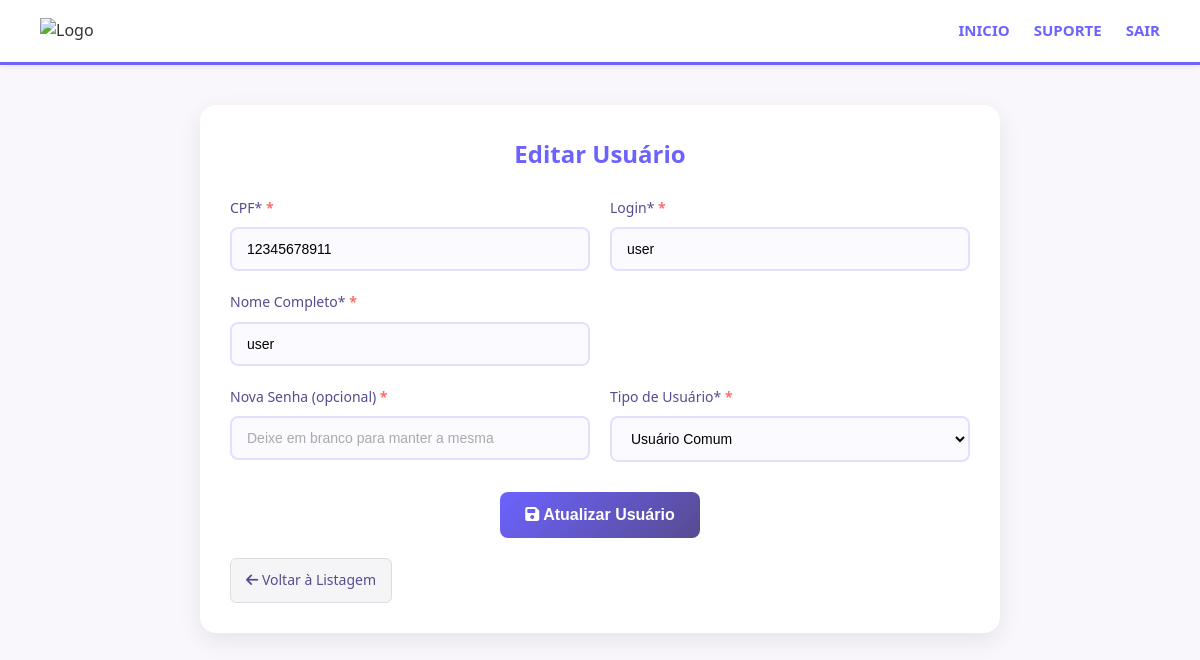
The page /app/c_admin/atualizar_usuario.php?id=2 (signed in) on the database its author committed.
### tables this page shows
CREATE TABLE `usuarios` (
  `id` int NOT NULL AUTO_INCREMENT,
  `cpf` varchar(45) NOT NULL,
  `login` varchar(60) NOT NULL,
  `senha` varchar(300) NOT NULL,
  `nm_usuario` varchar(45) NOT NULL,
  `tipo` varchar(45) NOT NULL DEFAULT 'user',
  PRIMARY KEY (`id`)
);

### classes/db.class.php (called while the page is built)
<?php
class DB
{
    public static function connect()
    {
        $host = '127.0.0.1';
        $port = 3333;
        $user = 'root';
        $pass = 'hants12';
        $base = 'vivenciar';
        try {
            $pdo = new PDO("mysql:host={$host};port={$port};dbname={$base};charset=UTF8", $user, $pass);
            $pdo->setAttribute(PDO::ATTR_ERRMODE, PDO::ERRMODE_EXCEPTION);
            return $pdo;
        } catch (PDOException $e) {
            die("Erro na conexão com o banco de dados: " . $e->getMessage());
        }
    }
}

### app/c_admin/classes/gest-user.class.php (called while the page is built, shortened)
<?php
class GestUser
{
    private $db;
    public function __construct()
    {
        try {
            $this->db = DB::connect();
        } catch (Exception $e) {
            throw new Exception("Erro na conexão com o banco de dados: " . $e->getMessage());
        }
    }
    public function buscarPorId($id)
    {
        $stmt = $this->db->prepare("SELECT id, cpf, login, nm_usuario, tipo FROM usuarios WHERE id = ? LIMIT 1");
        $stmt->execute([$id]);
        return $stmt->fetch(PDO::FETCH_ASSOC);
    }
}
?>

### app/c_admin/atualizar_usuario.php (the view, shortened to what this page needs)
<?php
include "classes/gest-user.class.php";
include "../../classes/db.class.php";
$id = isset($_GET['id']) ? (int)$_GET['id'] : 0;
$usuario = new GestUser();
$usuarioAtual = $usuario->buscarPorId($id);
?>
<!DOCTYPE html>
<html lang="pt-BR">
<head>
    <link rel="stylesheet" href="src/style.css">
    <link rel="stylesheet" href="https://cdnjs.cloudflare.com/ajax/libs/font-awesome/6.6.0/css/all.min.css">
</head>
<body>
    <header>
        <div class="logo">
            <img src="#" alt="Logo">
        </div>
        <nav>
            <ul>
                <li><a href="./">INICIO</a></li>
                <li><a href="#">SUPORTE</a></li>
                <li><a href="?sair">SAIR</a></li>
            </ul>
        </nav>
    </header>
    <section class="simple-box">
        <h2>Editar Usuário</h2>
        <div class="form-container">
            <form action="" method="POST">
                <div class="form-row">
                    <div class="form-group">
                        <label for="cpf">CPF*</label>
                        <input required type="text" id="cpf" name="cpf" required maxlength="11" placeholder="Digite o CPF"
                               value="<?php echo htmlspecialchars($usuarioAtual['cpf']); ?>">
                    </div>
                    <div class="form-group">
                        <label for="login">Login*</label>
                        <input required type="text" id="login" name="login" required maxlength="60" placeholder="Digite o login"
                               value="<?php echo htmlspecialchars($usuarioAtual['login']); ?>">
                    </div>
                    <div class="form-group">
                        <label for="nm_usuario">Nome Completo*</label>
                        <input required type="text" id="nm_usuario" name="nm_usuario" required maxlength="45" placeholder="Digite o nome"
                               value="<?php echo htmlspecialchars($usuarioAtual['nm_usuario']); ?>">
                    </div>
                </div>
                <div class="form-row">
                    <div class="form-group">
                        <label for="senha">Nova Senha (opcional)</label>
                        <input type="password" id="senha" name="senha" maxlength="30" placeholder="Deixe em branco para manter a mesma">
                    </div>
                    <div class="form-group">
                        <label for="tipo">Tipo de Usuário*</label>
                        <select required id="tipo" name="tipo" required>
                            <option value="user" <?php echo ($usuarioAtual['tipo'] == 'user' ? 'selected' : ''); ?>>Usuário Comum</option>
                        </select>
                    </div>
                </div>
                <button type="submit" class="btn-add">
                    <i class="fas fa-save"></i> Atualizar Usuário
                </button>
            </form>
        </div>
        <div style="margin-top: 20px;">
            <a href="index.php" class="btn-clear">
                <i class="fas fa-arrow-left"></i> Voltar à Listagem
            </a>
        </div>
    </section>
</body>
</html>

### app/c_admin/src/style.css (style rules this page uses)
* { margin: 0; padding: 0; box-sizing: border-box; }
body { font-family: 'Segoe UI', Tahoma, Geneva, Verdana, sans-serif; background-color: #f9f6fc; color: #333; line-height: 1.6; }
header { display: flex; justify-content: space-between; align-items: center; padding: 18px 40px; background: white; box-shadow: 0 2px 6px rgba(0, 0, 0, 0.08); border-bottom: 3px solid #6c63ff; position: sticky; top: 0; z-index: 100; }
.logo img { width: 120px; height: auto; }
nav ul { list-style: none; display: flex; gap: 24px; padding: 0; margin: 0; }
nav ul li a { text-decoration: none; color: #6c63ff; font-weight: 600; font-size: 15px; transition: color 0.2s ease; }
.simple-box { max-width: 800px; margin: 40px auto; padding: 30px; background: white; border-radius: 16px; box-shadow: 0 8px 24px rgba(0, 0, 0, 0.08); overflow: hidden; }
.simple-box h2 { color: #6c63ff; font-size: 24px; margin-bottom: 24px; text-align: center; font-weight: 600; }
.form-container { margin-top: 20px; }
.form-row { display: grid; grid-template-columns: repeat(auto-fit, minmax(250px, 1fr)); gap: 20px; margin-bottom: 20px; }
.form-group { display: flex; flex-direction: column; }
.form-group label { color: #574b90; font-weight: 500; margin-bottom: 8px; font-size: 14px; }
.form-group input, .form-group select { padding: 12px 15px; border: 2px solid #e1e1ff; border-radius: 8px; font-size: 14px; transition: all 0.3s ease; background: #fafaff; }
.form-group input::placeholder { color: #aaa; }
.btn-add { background: linear-gradient(135deg, #6c63ff 0%, #574b90 100%); color: white; border: none; padding: 14px 25px; border-radius: 8px; font-size: 16px; font-weight: 600; cursor: pointer; transition: all 0.3s ease; width: 100%; max-width: 200px; margin: 30px auto 0; display: block; }
.form-group label::after { content: " *"; color: #ff6b6b; font-weight: bold; }
.btn-clear { background: #f5f5f7; color: #574b90; text-decoration: none; border: 1px solid #ddd; border-radius: 6px; padding: 10px 15px; font-size: 14px; font-weight: 500; cursor: pointer; transition: all 0.2s ease; display: inline-block; }

### rows shown on the page
usuarios: cpf "12345678911", login "user", nm_usuario "user", tipo "Usuário Comum"
